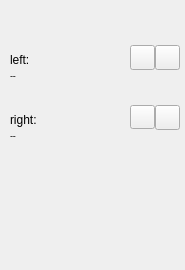
<?xml version="1.0" encoding="UTF-8"?>
<ui version="4.0">
 <class>loadfile</class>
 <widget class="QWidget" name="loadfile">
  <property name="geometry">
   <rect>
    <x>0</x>
    <y>0</y>
    <width>185</width>
    <height>270</height>
   </rect>
  </property>
  <property name="windowTitle">
   <string>Form</string>
  </property>
  <widget class="QLabel" name="label">
   <property name="geometry">
    <rect>
     <x>10</x>
     <y>50</y>
     <width>35</width>
     <height>20</height>
    </rect>
   </property>
   <property name="maximumSize">
    <size>
     <width>35</width>
     <height>20</height>
    </size>
   </property>
   <property name="text">
    <string>left:</string>
   </property>
  </widget>
  <widget class="QLabel" name="label_3">
   <property name="geometry">
    <rect>
     <x>10</x>
     <y>110</y>
     <width>35</width>
     <height>20</height>
    </rect>
   </property>
   <property name="maximumSize">
    <size>
     <width>35</width>
     <height>20</height>
    </size>
   </property>
   <property name="text">
    <string>right:</string>
   </property>
  </widget>
  <widget class="QLabel" name="lpath">
   <property name="geometry">
    <rect>
     <x>10</x>
     <y>70</y>
     <width>160</width>
     <height>40</height>
    </rect>
   </property>
   <property name="font">
    <font>
     <pointsize>7</pointsize>
    </font>
   </property>
   <property name="text">
    <string>--</string>
   </property>
   <property name="alignment">
    <set>Qt::AlignLeading|Qt::AlignLeft|Qt::AlignTop</set>
   </property>
   <property name="wordWrap">
    <bool>true</bool>
   </property>
   <property name="textInteractionFlags">
    <set>Qt::TextInteractionFlag::TextBrowserInteraction</set>
   </property>
  </widget>
  <widget class="QLabel" name="rpath">
   <property name="geometry">
    <rect>
     <x>10</x>
     <y>130</y>
     <width>160</width>
     <height>40</height>
    </rect>
   </property>
   <property name="font">
    <font>
     <pointsize>7</pointsize>
    </font>
   </property>
   <property name="text">
    <string>--</string>
   </property>
   <property name="alignment">
    <set>Qt::AlignLeading|Qt::AlignLeft|Qt::AlignTop</set>
   </property>
   <property name="wordWrap">
    <bool>true</bool>
   </property>
   <property name="textInteractionFlags">
    <set>Qt::TextInteractionFlag::TextBrowserInteraction</set>
   </property>
  </widget>
  <widget class="QPushButton" name="lfileButton">
   <property name="geometry">
    <rect>
     <x>130</x>
     <y>45</y>
     <width>25</width>
     <height>25</height>
    </rect>
   </property>
   <property name="maximumSize">
    <size>
     <width>25</width>
     <height>25</height>
    </size>
   </property>
   <property name="text">
    <string/>
   </property>
   <property name="icon">
    <iconset theme="document-new"/>
   </property>
  </widget>
  <widget class="QPushButton" name="rfileButton">
   <property name="geometry">
    <rect>
     <x>130</x>
     <y>105</y>
     <width>25</width>
     <height>24</height>
    </rect>
   </property>
   <property name="maximumSize">
    <size>
     <width>25</width>
     <height>25</height>
    </size>
   </property>
   <property name="text">
    <string/>
   </property>
   <property name="icon">
    <iconset theme="document-new"/>
   </property>
  </widget>
  <widget class="QPushButton" name="ldirButton">
   <property name="geometry">
    <rect>
     <x>155</x>
     <y>45</y>
     <width>25</width>
     <height>25</height>
    </rect>
   </property>
   <property name="maximumSize">
    <size>
     <width>25</width>
     <height>25</height>
    </size>
   </property>
   <property name="text">
    <string/>
   </property>
   <property name="icon">
    <iconset theme="folder-open"/>
   </property>
  </widget>
  <widget class="QPushButton" name="rdirButton">
   <property name="geometry">
    <rect>
     <x>155</x>
     <y>105</y>
     <width>25</width>
     <height>25</height>
    </rect>
   </property>
   <property name="maximumSize">
    <size>
     <width>25</width>
     <height>25</height>
    </size>
   </property>
   <property name="text">
    <string/>
   </property>
   <property name="icon">
    <iconset theme="folder-open"/>
   </property>
  </widget>
 </widget>
 <resources/>
 <connections/>
</ui>
